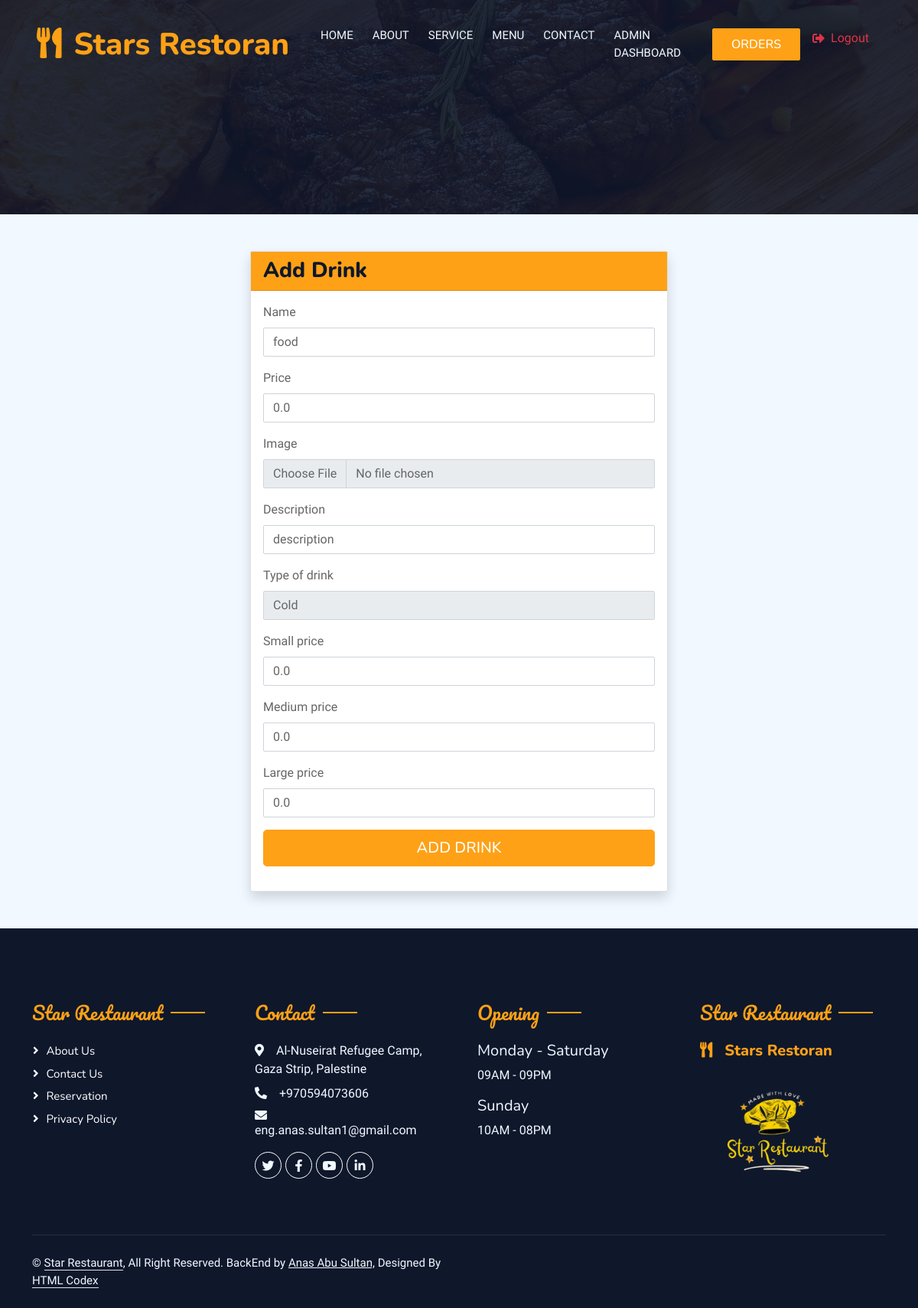
The page /add-drink/ (signed in) on the database its author committed.
### restaurant_app/models.py (models this page shows, shortened)
class Rest_detail(models.Model):
    name = models.CharField(max_length=255,blank=False,default='restaurant')
    address = models.CharField(max_length=255,blank=False,default='address')
    phone_number = models.CharField(max_length=20,blank=False,default='phone_number')
    email = models.EmailField(max_length=255,blank=False,default='email')
    image = models.ImageField(upload_to='restaurant/',default='defa/defa.png')
    description1 = models.CharField(max_length=255,default='Enjoy OurDelicious Meal')
    description2 = models.CharField(max_length=1500,default='Tempor erat elitr rebum at clita. Diam dolor diam ipsum sit. Aliqu diam amet diam et eos. Clita erat ipsum et lorem et sit, sed stet lorem sit clita duo justo magna dolore erat amet')
    video_url = models.URLField(default='https://www.youtube.com/watch?v=LXNdRCjZt00&t=19s')
    background_image_url = models.ImageField(upload_to='restaurant/backgrounds/', default='defa/background.png')
    backend_url = models.URLField(default='https://anasabusultan.pythonanywhere.com/Anas-Abu-Sultan/')

### restaurant_app/views.py (the view, shortened to what this page needs)
# urls.py: path('add-drink/', views.add_drink, name='add_drinks'),
@staff_member_required
def add_drink(request):
    form = DrinkForm()
    restaurant_details = Rest_detail.objects.first()
    return render(request, 'restaurant/add_food.html', {'form': form,
                                                         'food_type': 'Drink',
                                                         'rest_detail':restaurant_details,
                                                         })

### restaurant_app/forms.py
class DrinkForm(forms.ModelForm):
    class Meta:
        model = Drinks
        fields = ['name', 'price', 'image', 'description', 'type_of_drink', 'small_price', 'medium_price', 'large_price']

### restaurant_app/templates/restaurant/add_food.html (shortened to what this page needs)
{% extends 'admin_templates/base_admin.html' %}
{% load widget_tweaks %}
{% block content %}
<div class="container mt-5">
    <div class="row justify-content-center">
        <div class="col-md-8 col-lg-6">
            <div class="card shadow">
                <div class="card-header bg-primary text-white">
                    <h3 class="card-title mb-0">Add {{ food_type }}</h3>
                </div>
                <div class="card-body">
                    <form method="post" enctype="multipart/form-data">
                        {% for field in form %}
                            <div class="mb-3">
                                <label for="{{ field.id_for_label }}" class="form-label">{{ field.label }}</label>
                                {{ field|add_class:"form-control" }}
                            </div>
                        {% endfor %}
                        <div class="d-grid">
                            <button type="submit" class="btn btn-primary btn-lg">Add {{ food_type }}</button>
                        </div>
                    </form>
                </div>
            </div>
        </div>
    </div>
</div>
{% endblock %}

### restaurant_app/templates/restaurant/footer.html (shortened to what this page needs)
<div class="container-fluid bg-dark text-light footer pt-5 mt-5 wow fadeIn" data-wow-delay="0.1s">
    <div class="container py-5">
        <div class="row g-5">
            <div class="col-lg-3 col-md-6">
                <h4 class="section-title ff-secondary text-start text-primary fw-normal mb-4">Star Restaurant</h4>
                <a class="btn btn-link" href="{% url 'restaurant_app:about'%}">About Us</a>
                <a class="btn btn-link" href="{% url 'restaurant_app:contact'%}">Contact Us</a>
                <a class="btn btn-link" href="">Reservation</a>
                <a class="btn btn-link" href="">Privacy Policy</a>
            </div>
            <div class="col-lg-3 col-md-6">
                <h4 class="section-title ff-secondary text-start text-primary fw-normal mb-4">Contact</h4>
                <p class="mb-2"><i class="fa fa-map-marker-alt me-3"></i>{{rest_detail.address}}</p>
                <p class="mb-2"><i class="fa fa-phone-alt me-3"></i>{{rest_detail.phone_number}}</p>
                <p class="mb-2"><i class="fa fa-envelope me-3"></i>{{rest_detail.email}}</p>
                <div class="d-flex pt-2">
                    <a class="btn btn-outline-light btn-social" href={{rest_detail.backend_url}}><i class="fab fa-twitter"></i></a>
                    <a class="btn btn-outline-light btn-social" href={{rest_detail.backend_url}}><i class="fab fa-facebook-f"></i></a>
                    <a class="btn btn-outline-light btn-social" href={{rest_detail.backend_url}}><i class="fab fa-youtube"></i></a>
                    <a class="btn btn-outline-light btn-social" href={{rest_detail.backend_url}}><i class="fab fa-linkedin-in"></i></a>
                </div>
            </div>
            <div class="col-lg-3 col-md-6">
                <h4 class="section-title ff-secondary text-start text-primary fw-normal mb-4">Opening</h4>
                <h5 class="text-light fw-normal">Monday - Saturday</h5>
                <p>09AM - 09PM</p>
                <h5 class="text-light fw-normal">Sunday</h5>
                <p>10AM - 08PM</p>
            </div>
            <div class="col-lg-3 col-md-6">
                <h4 class="section-title ff-secondary text-start text-primary fw-normal mb-4">Star Restaurant</h4>
                <h5 class="text-primary m-0"><i class="fa fa-utensils me-3"></i>Stars Restoran</h5>
                <img src="{{ rest_detail.image.url }}" alt="Logo" style="width: 200px; height: 180px; object-fit: cover; margin-right: 10px;">
            </div>
        </div>
    </div>
    <div class="container">
        <div class="copyright">
            <div class="row">
                <div class="col-md-6 text-center text-md-start mb-3 mb-md-0">
                    &copy; <a class="border-bottom" href="">Star Restaurant</a>, All Right Reserved.
                    BackEnd by <a href={{rest_detail.backend_url}}><u>Anas Abu Sultan,</u> </a> Designed By <a class="border-bottom" href="https://htmlcodex.com">HTML Codex</a>
                </div>
                <div class="col-md-6 text-center text-md-end">
                </div>
            </div>
        </div>
    </div>
</div>

### restaurant_app/static/css/style.css (style rules this page uses)
.ff-secondary { font-family: 'Pacifico', cursive; }
.btn { font-family: 'Nunito', sans-serif; font-weight: 500; text-transform: uppercase; transition: .5s; }
.btn.btn-primary, .btn.btn-secondary { color: #FFFFFF; }
.section-title { position: relative; display: inline-block; }
.section-title::before { position: absolute; content: ""; width: 45px; height: 2px; top: 50%; left: -55px; margin-top: -1px; background: var(--primary); }
.section-title::after { position: absolute; content: ""; width: 45px; height: 2px; top: 50%; right: -55px; margin-top: -1px; background: var(--primary); }
.section-title.text-start::before, .section-title.text-end::after { display: none; }
.footer .btn.btn-social { margin-right: 5px; width: 35px; height: 35px; display: flex; align-items: center; justify-content: center; color: var(--light); border: 1px solid #FFFFFF; border-radius: 35px; transition: .3s; }
.footer .btn.btn-link { display: block; margin-bottom: 5px; padding: 0; text-align: left; color: #FFFFFF; font-size: 15px; font-weight: normal; text-transform: capitalize; transition: .3s; }
.footer .btn.btn-link::before { position: relative; content: "\f105"; font-family: "Font Awesome 5 Free"; font-weight: 900; margin-right: 10px; }
.footer .copyright { padding: 25px 0; font-size: 15px; border-top: 1px solid rgba(256, 256, 256, .1); }
.footer .copyright a { color: var(--light); }

### rows shown on the page
Rest_detail: address "Al-Nuseirat Refugee Camp, Gaza Strip, Palestine", phone_number "+970594073606", email "eng.anas.sultan1@gmail.com", image (picture)

### other values the page prints
{{ food_type }} "Drink"
{{ field.label }} "Name" "Price" "Image" "Description" "Type of drink" "Small price" "Medium price" "Large price"
{{ food_type }} "DRINK"
